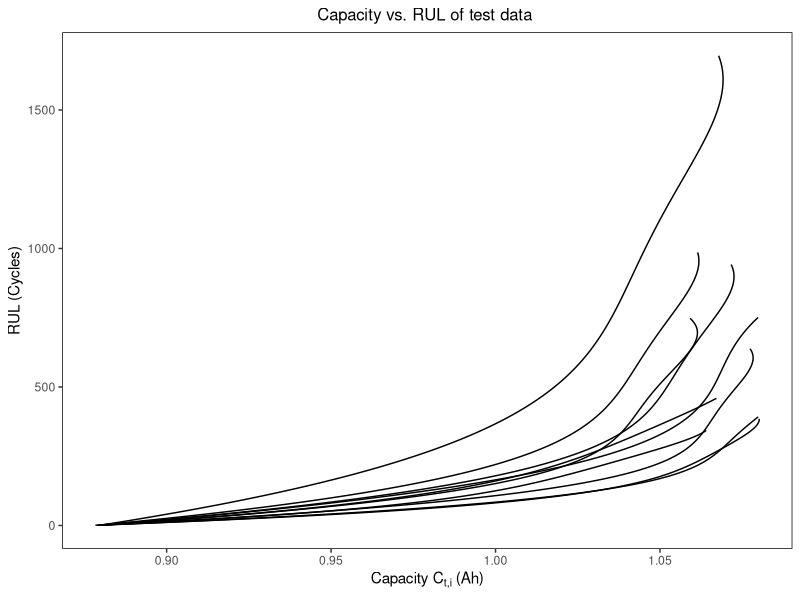
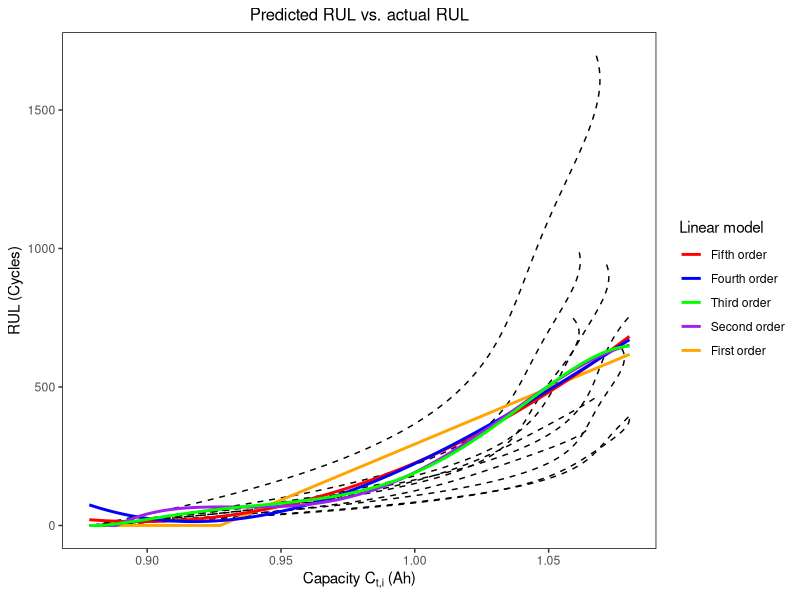
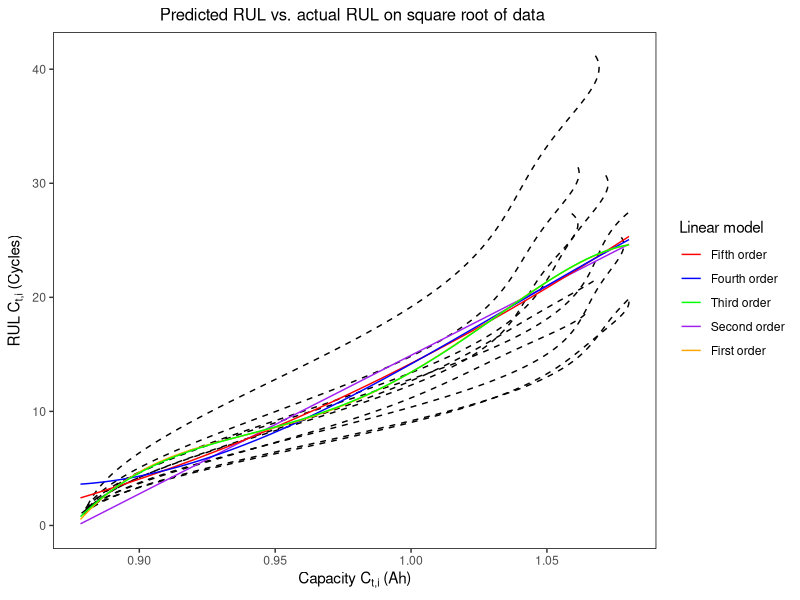
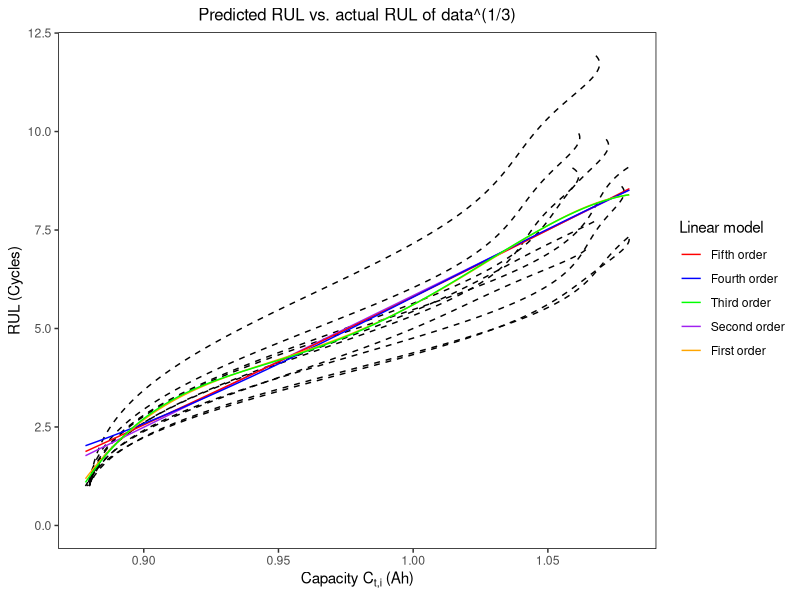

Generate these figures, in order, with R:
library(reshape2)
library(ggplot2)

traindat = read.csv("./Data/Traindatlong.csv")
traindat$sqrtRUL = sqrt(traindat$RUL)
traindat$one_thirdRUL = (traindat$RUL)^(1/3)

testdata = read.csv("./Data/Battery_test.csv")

# Get actual RUL of testdata
RULdata <- data.frame(testdata$Cycle) # initalize data
for (i in 1:(ncol(testdata)-1)){ # loop over each battery
  c = c(seq(sum(!is.na(testdata[i+1])), sum(!is.na(testdata[i+1]))-
              (nrow(testdata)-1), -1))
  c[c<0] = 0 # remove negative values
  RULdata[ , ncol(RULdata) + 1] <- c # Append new column
  colnames(RULdata)[ncol(RULdata)] <- paste0("NO.", i)
}

# Data formatting
RULdata_long <- melt(RULdata, id = "testdata.Cycle") # long format
testdata_long <- melt(testdata, id = "Cycle")
testdata_long$RUL <- RULdata_long$value # add RULdata to testdata
#testdata_long$sqrtRUL = sqrt(testdata_long$RUL)
#testdata_long$one_thirdRUL = (testdata_long$RUL)^(1/3)
colnames(testdata_long)[2] <- "Battery" # change column names
colnames(testdata_long)[3] <- "Capacity"

# Plot RUL of test data
ggplot(data = testdata_long, aes(x = Capacity, y = RUL, group = Battery)) +
  ggtitle("Capacity vs. RUL of test data ") + 
  xlab(bquote("Capacity" ~ C["t,i"] ~ "(Ah)")) +
  ylab(bquote("RUL (Cycles)")) +
  #ggtitle("Figure 2: RUL (training)") +
  geom_path(size=0.5) +
  theme_bw() + 
  theme(plot.title = element_text(hjust = 0.5, size = 12), 
        panel.border = element_rect(colour = "black", fill=NA, size=0.5), 
        panel.grid.major = element_blank(),
        panel.grid.minor = element_blank(), 
        axis.line = element_blank())

# Fit Linear models

# DF containing prediction for RUL
predict = data.frame(Capacity = testdata_long$Capacity) 
{
#1st ord. 
lm1 = lm(RUL~Capacity, data = traindat) 
predict$lm1 = predict(lm1, new = testdata_long)

#1st ord. sqrt
lm1sqrt = lm(sqrtRUL~Capacity, data = traindat)
predict$lm1sqrt = predict(lm1sqrt, new = testdata_long)

#1st ord. 1/3
lm1third = lm(one_thirdRUL~Capacity, data = traindat)
predict$lm1third = predict(lm1third, new = testdata_long)

#2nd ord.
lm2 = lm(RUL~Capacity + I(Capacity^2), data = traindat) 
predict$lm2 = predict(lm2, new = testdata_long)

#2nd ord. sqrt
lm2sqrt = lm(sqrtRUL~Capacity + I(Capacity^2), data = traindat)
predict$lm2sqrt = predict(lm2sqrt, new = testdata_long) 

#2nd ord. 1/3
lm2third = lm(one_thirdRUL~Capacity + I(Capacity^2), data = traindat) 
predict$lm2third = predict(lm2third, new = testdata_long)

#3rd ord.
lm3 = lm(RUL~Capacity + I(Capacity^2) + I(Capacity^3), data = traindat) 
predict$lm3 = predict(lm3, new = testdata_long)

#3rd ord. sqrt
lm3sqrt = lm(sqrtRUL~Capacity + I(Capacity^2) + I(Capacity^3), data = traindat) 
predict$lm3sqrt = predict(lm3sqrt, new = testdata_long)

#3rd ord. 1/3
lm3third = lm(one_thirdRUL~Capacity + I(Capacity^2) 
              + I(Capacity^3), data = traindat)
predict$lm3third = predict(lm3third, new = testdata_long)

#4th ord.
lm4 = lm(RUL~Capacity + I(Capacity^2) + I(Capacity^3) 
         + I(Capacity^4), data = traindat) 
predict$lm4 = predict(lm4, new = testdata_long)

#4th ord. sqrt
lm4sqrt = lm(sqrtRUL~Capacity + I(Capacity^2) + I(Capacity^3) 
             + I(Capacity^4), data = traindat) 
predict$lm4sqrt = predict(lm4sqrt, new = testdata_long)

#4th ord. 1/3
lm4third = lm(one_thirdRUL~Capacity + I(Capacity^2) + 
                I(Capacity^3) + I(Capacity^4), data = traindat) 
predict$lm4third = predict(lm4third, new = testdata_long)

#5th ord.
lm5 = lm(RUL~Capacity + I(Capacity^2) + I(Capacity^3) + 
           I(Capacity^4) + I(Capacity^5), data = traindat)
predict$lm5 = predict(lm5, new = testdata_long)

#5th ord. sqrt
lm5sqrt = lm(sqrtRUL~Capacity + I(Capacity^2) + I(Capacity^3) + 
               I(Capacity^4) + I(Capacity^5), data = traindat)
predict$lm5sqrt = predict(lm5sqrt, new = testdata_long)

#5th ord. 1/3
lm5third = lm(one_thirdRUL~Capacity + I(Capacity^2) + I(Capacity^3) + 
                I(Capacity^4) + I(Capacity^5), data = traindat)
predict$lm5third = predict(lm5third, new = testdata_long)
}
# set negative values and non-existing values to 0
predict[(predict < 0) | is.na(predict)] = 0 


# Calculate errors for each method
MSE = c() # mean squared error
MAPE = c() # mean absolute percentage error

for (i in seq(2,ncol(predict),3)){ # loop over each linear fit in steps of 3
    MSE = append(MSE,mean((testdata_long$RUL - predict[,i])^2)) # calculate MSE
    MSE = append(MSE,mean((sqrt(testdata_long$RUL) - predict[,i+1])^2)) # sqrt method
    MSE = append(MSE,mean(((testdata_long$RUL)^(1/3) - predict[,i+2])^2)) # inverse cube
    
    RUL  = testdata_long$RUL
    x1 = abs((RUL-predict[,i])/RUL) * 100 # calculate absolute percentage error
    x1[is.na(x1)] <- 0 # set NaN to 0
    MAPE = append(MAPE,mean(x1))
    
    # same for sqrt
    RUL = sqrt(testdata_long$RUL)
    x2 = abs((RUL-predict[,i+1])/RUL) * 100 # calculate absolute percentage error
    x2[is.na(x2)] <- 0 # set NaN to 0
    MAPE = append(MAPE,mean(x2))
    
    # Inverse cube
    RUL = testdata_long$RUL^(1/3)
    x3 = abs((RUL-predict[,i+2])/RUL) * 100 # calculate absolute percentage error
    x3[is.na(x3)] <- 0 # set NaN to 0
    MAPE = append(MAPE,mean(x3))

}

error <- data.frame(MSE = MSE, MAPE = MAPE)
# fix rownames
rownames(error)[seq(1,15,3)] <- paste0("lm", seq(1,5))
rownames(error)[seq(2,15,3)] <- paste0("lm", seq(1,5),"sqrt")
rownames(error)[seq(3,15,3)] <- paste0("lm", seq(1,5),"^(1/3)")

# Plot linear fits
ggplot() +
  xlab(bquote("Capacity" ~ C["t,i"] ~ "(Ah)")) +
  ylab(bquote("RUL (Cycles)")) +
  ggtitle("Predicted RUL vs. actual RUL") +
  geom_path(data = testdata_long, 
            aes(x = Capacity, y = RUL, group = Battery), size=0.5,lty=2) +
  theme_bw() + 
  theme(plot.title = element_text(hjust = 0.5, size = 12), 
        panel.border = element_rect(colour = "black", fill=NA, linewidth=0.5), 
        panel.grid.major = element_blank(),
        panel.grid.minor = element_blank(), 
        axis.line = element_blank()) +
  geom_line(data = predict, 
            aes(x = testdata_long$Capacity, y = lm1, color = 'red'),linewidth=1) +
  geom_line(data = predict, 
            aes(x = testdata_long$Capacity, y = lm2, color = 'blue'),linewidth=1) +
  geom_line(data = predict, 
            aes(x = testdata_long$Capacity, y = lm3, color = 'green'),linewidth=1) +
  geom_line(data = predict, 
            aes(x = testdata_long$Capacity, y = lm4, color = 'purple'),linewidth=1) +
  geom_line(data = predict, 
            aes(x = testdata_long$Capacity, y = lm5, color = 'orange'),linewidth=1) +
  labs(colour="Linear model") +
  scale_color_manual(
    labels = c("Fifth order", "Fourth order","Third order", "Second order","First order"), 
    values = c("red","blue", "green","purple","orange")) 

# Plot fits on square root
ggplot() +
  xlab(bquote("Capacity" ~ C["t,i"] ~ "(Ah)")) +
  ylab(bquote("RUL" ~ C["t,i"] ~ "(Cycles)")) +
  ggtitle("Predicted RUL vs. actual RUL on square root of data ") +
  geom_path(data = testdata_long, 
            aes(x = Capacity, y = sqrt(RUL), group = Battery), size=0.5, lty=2) +
  theme_bw() + 
  theme(plot.title = element_text(hjust = 0.5, size = 12), 
        panel.border = element_rect(colour = "black", fill=NA, linewidth=0.5), 
        panel.grid.major = element_blank(),
        panel.grid.minor = element_blank(), 
        axis.line = element_blank()) +
  geom_line(data = predict, aes(x = testdata_long$Capacity, y = lm1sqrt, color = 'red') ) +
  geom_line(data = predict, aes(x = testdata_long$Capacity, y = lm2sqrt, color = 'blue') ) +
  geom_line(data = predict, aes(x = testdata_long$Capacity, y = lm3sqrt, color = 'green') ) +
  geom_line(data = predict, aes(x = testdata_long$Capacity, y = lm4sqrt, color = 'yellow') ) +
  geom_line(data = predict, aes(x = testdata_long$Capacity, y = lm5sqrt, color = 'orange') ) +
  labs(colour="Linear model") +
  scale_color_manual(
    labels = c("Fifth order", "Fourth order","Third order", "Second order","First order"), 
    values = c("red","blue", "green","purple","orange")) 



# Plot fits on cube root
ggplot() +
  xlab(bquote("Capacity" ~ C["t,i"] ~ "(Ah)")) +
  ylab(bquote("RUL (Cycles)")) +
  ggtitle("Predicted RUL vs. actual RUL of data^(1/3)") +
  geom_path(data = testdata_long, aes(x = Capacity, y = RUL^(1/3), group = Battery), size=0.5, lty=2) +
  theme_bw() + 
  theme(plot.title = element_text(hjust = 0.5, size = 12), 
        panel.border = element_rect(colour = "black", fill=NA, linewidth=0.5), 
        panel.grid.major = element_blank(),
        panel.grid.minor = element_blank(), 
        axis.line = element_blank()) +
  geom_line(data = predict, aes(x = testdata_long$Capacity, y = lm1third, color = 'red') ) +
  geom_line(data = predict, aes(x = testdata_long$Capacity, y = lm2third, color = 'blue') ) +
  geom_line(data = predict, aes(x = testdata_long$Capacity, y = lm3third, color = 'green') ) +
  geom_line(data = predict, aes(x = testdata_long$Capacity, y = lm4third, color = 'yellow') ) +
  geom_line(data = predict, aes(x = testdata_long$Capacity, y = lm5third, color = 'orange') ) +
  labs(colour="Linear model") +
  scale_color_manual(
    labels = c("Fifth order", "Fourth order","Third order", "Second order","First order"), 
    values = c("red","blue", "green","purple","orange")) 
  
